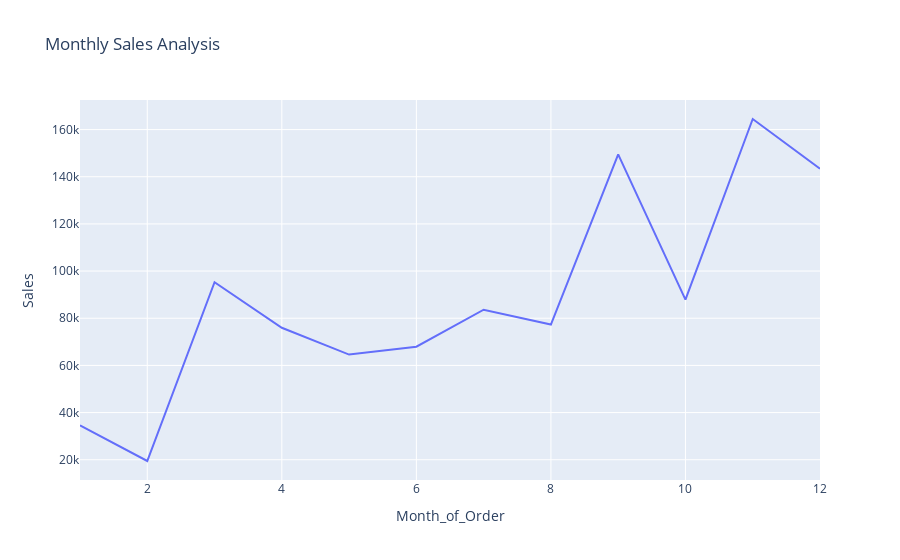

Notebook code for this chart:
### Markdown cell above
#  Monthly Sales Analysis

### Code cell
Sales_by_Month = data.groupby('Month_of_Order')['Sales'].sum().reset_index()
fig = px.line(
    Sales_by_Month,
    x = 'Month_of_Order',
    y = 'Sales',
    title = 'Monthly Sales Analysis'
)
fig.show()

### Figure 1 — Plotly figure (JSON) as saved in the notebook; plotly's stock layout.template omitted (floating-point values rounded to 4 significant figures)
{"data": [{"hovertemplate": "Month_of_Order=%{x}<br>Sales=%{y}<extra></extra>", "legendgroup": "", "line": {"color": "#636efa", "dash": "solid"}, "marker": {"symbol": "circle"}, "mode": "lines", "name": "", "orientation": "v", "showlegend": false, "type": "scatter", "x": [1, 2, 3, 4, 5, 6, 7, 8, 9, 10, 11, 12], "xaxis": "x", "y": [34590.0, 19470.0, 95260.0, 75970.0, 64600.0, 67940.0, 83600.0, 77330.0, 149500.0, 87890.0, 164500.0, 143400.0], "yaxis": "y"}], "layout": {"autosize": true, "legend": {"tracegroupgap": 0}, "title": {"text": "Monthly Sales Analysis"}, "xaxis": {"anchor": "y", "autorange": true, "domain": [0, 1], "range": [1, 12], "title": {"text": "Month_of_Order"}, "type": "linear"}, "yaxis": {"anchor": "x", "autorange": true, "domain": [0, 1], "range": [11410.0, 172500.0], "title": {"text": "Sales"}, "type": "linear"}}}
